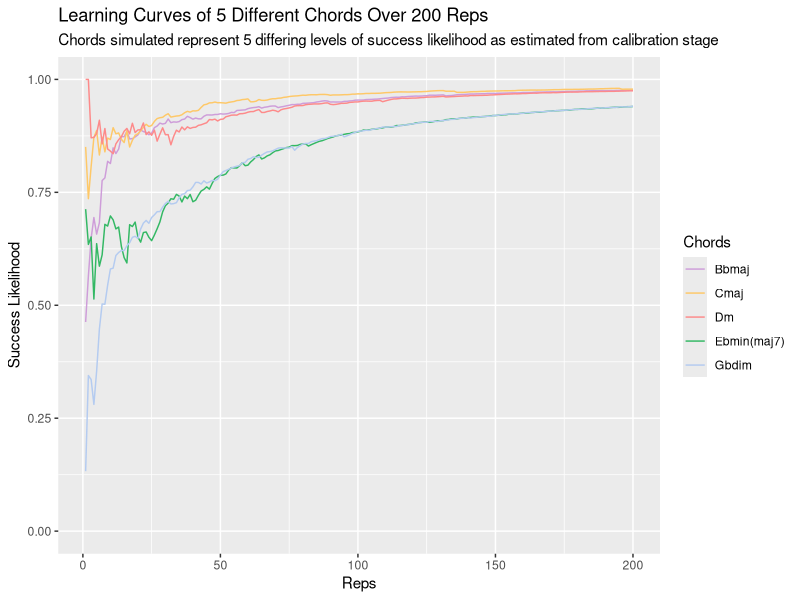

Reproduce this figure in R.
########## PART 1: Constructing the model ########################################################################################################################################################



tonics <- list("A","Bb","B","C","Db","D","Eb","E","F","Gb","G","Ab") # All tonic notes.

bases <- list("maj", "min", "dim") # Setting possible chord bases to 'maj', 'min', and 'dim'.

extensions <- list("none", "dom7", "maj7") # Setting possible chord extensions to 'none', 'dom7', and 'maj7'.



tabulate_possible_chords <- function(tonics, bases, extensions){
  
  table <- data.frame(tonic = character(0), base = character(0), ext = character(0))
  
  for (i in tonics){
    for (x in bases){
      for (y in extensions){
        table <- rbind(table, data.frame(tonic = i, base = x, ext = y))
      }
    }
  }
  table <- table[!(table$base == "dim" & table$ext %in% c("dom7", "maj7")),] # Removing the combinations of "dim" and "dom7" or "maj7", as these do not form commonly observed chords.
  return(table)
} # Creating a table of all of the possible chords, given the chord components above.

train <- tabulate_possible_chords(tonics, bases, extensions)

possible_chords <- train # For use throughout script.


for (i in 1:nrow(train)){
  train$success[i] <- sample(c(0, 1), size = 1)
} # Assigning 'success' of chord playing trial in a new column named 'success', sampling randomly from c(0,1), i.e., with p(success) = 0.5.

train <- data.frame(lapply(train, as.factor))

model <- glm(success ~ ., data = train, family = binomial) # Training logistic regression model on dataset, where chord components represent predictors of chord trial success. In this model, there should be no relationship between predictor and response variables, as 'success' was assigned randomly.

chords <- c() # Creating a table displaying each possible chord and its predicted likelihood of trial success, as estimated by logistic regression.
likelihoods <- c()

for (i in 1:nrow(possible_chords)){
  newdata <- data.frame(tonic = possible_chords[i,]$tonic, base = possible_chords[i,]$base, ext = possible_chords[i,]$ext)
  chords <- append(chords, paste(possible_chords[i,]$tonic, possible_chords[i,]$base, possible_chords[i,]$ext))
  likelihoods <- append(likelihoods, predict(model, newdata = newdata, type = "response"))
} # Returning each chord's success likelihood.

results <- data.frame(chord = chords, likelihood = likelihoods) # Naming said table 'results'.

results <- results[order(results$likelihood), ] # Sorting by ascending likelihood.



########## PART 2: Now let's train the model on just a subset of the possible chords #############################################################################################################



get_calibration_chords <- function(n){
  
  if (n < length(tonics) + length(bases) + length(extensions) | n > nrow(possible_chords)){
    stop(paste("Please enter a number between", (length(tonics) + length(bases) + length(extensions)), "and", nrow(possible_chords)))
  } else {
  }
  
  minimum_components <- data.frame(tonic = character(0), base = character(0), ext = character(0))
  additional_random_chords <- data.frame(tonic = character(0), base = character(0), ext = character(0))
  
  for (i in tonics){
    minimum_components <- rbind(minimum_components, possible_chords[possible_chords$tonic == i,][sample(nrow(possible_chords[possible_chords$tonic == i,]), 1),])
  }
  for (i in bases){
    minimum_components <- rbind(minimum_components, possible_chords[possible_chords$base == i,][sample(nrow(possible_chords[possible_chords$base == i,]), 1),])
  }
  for (i in extensions){
    minimum_components <- rbind(minimum_components, possible_chords[possible_chords$ext == i,][sample(nrow(possible_chords[possible_chords$ext == i,]), 1),])
  } 
  
  # 18 chords needed to provide minimum chord components. Note that more complex algorithm could cut this down to just 12 (number of tonics, with other components overlapped), however, in the interest of expediency, this was not done here.
  
  additional_random_chords <- rbind(additional_random_chords, possible_chords[sample(1:nrow(possible_chords), (n-18)),])
  
  return(rbind(minimum_components, additional_random_chords))
  
} # Creating function to return a subset of the possible chords for calibration, where n = the desired number of chords to test in calibration (minimum input is set at the minimum number of chords required to cover testing all chord components. Maximum input is set at the number of all possible chords). This function is more complex than simply taking a subset of the possible chords, (continued below)...
                                           # (continued)... as we need to account for the possible condition wherein a component of any subsequently tested chord was not included during calibration. This would result in the model being unable to predict an output, as it would be handling a 'new' level.

train <- get_calibration_chords(50) # Establishing training set for calibration as a subset of all possible chords.

for (i in 1:nrow(train)){
  train$success[i] <- sample(c(0, 1), size = 1)
} # Again, randomly assigning 'success' of each chord playing trial.

train <- data.frame(lapply(train, as.factor))

model <- glm(success ~ ., data = train, family = binomial) 


chords <- c() # Again, creating a table displaying each possible chord and its predicted likelihood of trial success.
likelihoods <- c()

for (i in 1:nrow(possible_chords)){
  newdata <- data.frame(tonic = possible_chords[i,]$tonic, base = possible_chords[i,]$base, ext = possible_chords[i,]$ext)
  chords <- append(chords, paste(possible_chords[i,]$tonic, possible_chords[i,]$base, possible_chords[i,]$ext))
  likelihoods <- append(likelihoods, predict(model, newdata = newdata, type = "response"))
} # Returning each chord's success likelihood.

results <- data.frame(chord = chords, likelihood = likelihoods) # Naming said table 'results'.

results <- results[order(results$likelihood), ] # Sorting by ascending likelihood.



########## PART 3: Now let's implement differential chord success likelihoods as determined additively by separate chord components ###############################################################



train <- get_calibration_chords(50) # Constructing a new calibration training set.

simulate_trials <- function(df){
  for (i in 1:nrow(df)){
    if (df[i,]$tonic %in% c("A", "B", "C", "D", "E", "F")){ ### I.e. if the tonic is a white note, success likelihood is higher.
      tonic_difficulty <- 1
    } else {
      tonic_difficulty <- 2
    }
    if (df[i,]$base == "maj"){
      base_difficulty <- 1
    } else if (df[i,]$base == "min"){
      base_difficulty <- 2
    } else if (df[i,]$base == "dim"){ # Diminished chords are generally considerably more difficult than either major or minor chords.
      base_difficulty <- 4
    }
    if (df[i,]$ext == "none"){
      ext_difficulty <- 1
    } else if (df[i,]$ext == "dom7"){
      ext_difficulty <- 3
    } else if (df[i,]$ext == "maj7"){ # Extensions generally increase chord difficulty.
      ext_difficulty <- 3
    }
    total_difficulty <- tonic_difficulty + base_difficulty + ext_difficulty # Expressing chord difficulty as the sum of their component difficulties.
    df$success[i] <- rbinom(n = 1, size = 1, prob = (1 - ((total_difficulty**2)/100))) # Sampling between success (1) or failure (0), using chord difficulty to determine success probability.
  }
  return(df)
}

train <- simulate_trials(train) # Simulating calibration stage.

train <- data.frame(lapply(train, as.factor))

(nrow(train[train$base == "maj" & train$success == 1, ]) / nrow(train[train$base == "maj", ])) * 100 # Showing as an example that in our simulation, chords built on a major triad have a much higher success rate than those built on a diminished triad.
(nrow(train[train$base == "dim" & train$success == 1, ]) / nrow(train[train$base == "dim", ])) * 100


model <- glm(success ~ ., data = train, family = binomial) ### Building model using calibration dataset.



play_15_chords <- function(){
  
  chords <- c()
  likelihoods <- c()
  
  for (i in 1:nrow(possible_chords)){
    newdata <- data.frame(tonic = possible_chords[i,]$tonic, base = possible_chords[i,]$base, ext = possible_chords[i,]$ext)
    chords <- append(chords, paste(possible_chords[i,]$tonic, possible_chords[i,]$base, possible_chords[i,]$ext))
    likelihoods <- append(likelihoods, predict(model, newdata = newdata, type = "response"))
  }
  
  results <- data.frame(chord = chords, likelihood = likelihoods)
  results <- results[order(results$likelihood), ]
  
  
  
  hardest_five <- results[1:5,] # Returning the top five chords according to difficulty (lowest estimated success likelihoods).
  random_ten <- results[sample((6:nrow(results)),10),] ### Also returning ten random chords from the possible chords. Replace kept at default of FALSE. 'Hardest five' chords excluded from sampling.
  
  output_chords <- rbind(hardest_five, random_ten)
  
  output_chords <- data.frame(output_chords[c(1,6,7,2,8,9,3,10,11,4,12,13,5,14,15),]) ### Rearranging such that the user receives one 'difficult' chord followed by two 'random' chords, and so on.
  
  
  
  output_chords_formatted <- data.frame(tonic = character(0), base = character(0), ext = character(0))
  for (i in 1:nrow(output_chords)){
    output_chords_formatted <- rbind(output_chords_formatted, data.frame(tonic = unlist(strsplit(output_chords[i,1], " "))[1], base = unlist(strsplit(output_chords[i,1], " "))[2], ext = unlist(strsplit(output_chords[i,1], " "))[3]))
  }
  
  new_train <- simulate_trials(output_chords_formatted)
  
  new_train <- data.frame(lapply(new_train, as.factor))
  
  train <- rbind(train, new_train)
  
  train <- data.frame(lapply(train, as.factor))
  
  model <- glm(success ~ ., data = train, family = binomial)
  
  train <<- train
  
  model <<- model
  
  results <<- results
  
  return(output_chords_formatted)
  
} # Function which ranks chords according to difficulty, and returns 15 suitable chords (see comments within function for detail on this). It then simulates the user's success in each chord trial, adds this to the training dataset, and ultimately, updates the model with this new dataset.

play_15_chords() # In addition to functionalities mentioned above, returns the 15 chords given to the user for each iteration, with the first chord given represented by the first row.



########## PART 4: Now let's simulate player learning #############################################################################################################################################



reps <- 200 # Setting number of reps of 15 chord sets to simulate - if resetting reps remember to run from here to reset variables assigned below.

train <- get_calibration_chords(60) # Constructing a new calibration training set.

calibration_chord_number <- nrow(train) # This will be used to ignore the chords presented during the calibration stage for the 'learning' mechanism encoded below.

simulate_trials_with_learning <- function(df){
  for (i in 1:nrow(df)){
    if (df[i,]$tonic %in% c("A", "B", "C", "D", "E", "F")){ # This part is the same as the above function without learning...
      tonic_difficulty <- 1
    } else {
      tonic_difficulty <- 2
    }
    if (df[i,]$base == "maj"){
      base_difficulty <- 1
    } else if (df[i,]$base == "min"){
      base_difficulty <- 2
    } else if (df[i,]$base == "dim"){
      base_difficulty <- 4
    }
    if (df[i,]$ext == "none"){
      ext_difficulty <- 1
    } else if (df[i,]$ext == "dom7"){
      ext_difficulty <- 3
    } else if (df[i,]$ext == "maj7"){
      ext_difficulty <- 3
    }
    total_difficulty <- tonic_difficulty + base_difficulty + ext_difficulty
    prior_appearances <- sum(train$tonic[calibration_chord_number:nrow(train)] == df[i,]$tonic & train$base[calibration_chord_number:nrow(train)] == df[i,]$base & train$ext[calibration_chord_number:nrow(train)] == df[i,]$ext) # As mentioned above, chords shown during calibration counted in prior appearances.
    learning_rate <- 0.1
    total_difficulty <- total_difficulty * exp(-learning_rate * prior_appearances) # Emulating user learning, utilizing exponential decay to decrease effective chord difficulty for every time the user has encountered it. Here we have named what would be the 'decay rate' as 'learning rate' - this can be set at different levels to simulate different rates of player learning.
    df$success[i] <- rbinom(n = 1, size = 1, prob = (1 - ((total_difficulty**2)/100)))
  }
  return(df)
} # Function to simulate trials with learning, taking into account how many times each chord has been encountered before.

train <- simulate_trials(train) # Simulating calibration stage again.

train <- data.frame(lapply(train, as.factor))

model <- glm(success ~ ., data = train, family = binomial) # Building model using calibration data.



play_15_chords_with_learning <- function(){
  chords <- c()
  likelihoods <- c()
  
  for (i in 1:nrow(possible_chords)){
    newdata <- data.frame(tonic = possible_chords[i,]$tonic, base = possible_chords[i,]$base, ext = possible_chords[i,]$ext)
    chords <- append(chords, paste(possible_chords[i,]$tonic, possible_chords[i,]$base, possible_chords[i,]$ext))
    likelihoods <- append(likelihoods, predict(model, newdata = newdata, type = "response"))
  }
  
  results <- data.frame(chord = chords, likelihood = likelihoods)
  results <- results[order(results$likelihood), ]
  
  
  
  hardest_five <- results[1:5,]
  random_ten <- results[sample((6:nrow(results)),10),] ### Replace kept at default of FALSE. 'Hardest five' chords excluded from sampling.
  
  output_chords <- rbind(hardest_five, random_ten)
  
  output_chords <- data.frame(output_chords[c(1,6,7,2,8,9,3,10,11,4,12,13,5,14,15),]) ### Rearranging such that the user receives one 'difficult' chord followed by two 'random' chords.
  
  
  
  output_chords_formatted <- data.frame(tonic = character(0), base = character(0), ext = character(0))
  for (i in 1:nrow(output_chords)){
    output_chords_formatted <- rbind(output_chords_formatted, data.frame(tonic = unlist(strsplit(output_chords[i,1], " "))[1], base = unlist(strsplit(output_chords[i,1], " "))[2], ext = unlist(strsplit(output_chords[i,1], " "))[3]))
  }
  
  new_train <- simulate_trials_with_learning(output_chords_formatted)
  
  new_train <- data.frame(lapply(new_train, as.factor))
  
  train <- rbind(train, new_train)
  
  train <- data.frame(lapply(train, as.factor))
  
  model <- glm(success ~ ., data = train, family = binomial)
  
  train <<- train
  
  results <<- results
  
  model <<- model
  
  return(output_chords_formatted)
} # Similar to earlier function, only factoring in learning in addition.



play_15_chords_with_learning() # In the following we simulate learning and plot the learning curves of the user with respect to 5 different chords - each of differing levels of success likelihood, as estimated from the calibration stage.

initial_likelihoods <- results # For comparison at the end...

hardest_chord <- results$chord[1]
hardest_chord_likelihood <- c(results$likelihood[1])

upper_quartile_chord <- results$chord[round(nrow(results)*0.25)]
upper_quartile_chord_likelihood <- c(results$likelihood[round(nrow(results)*0.25)])

moderate_chord <- results$chord[round(nrow(results)*0.5)]
moderate_chord_likelihood <- c(results$likelihood[round(nrow(results)*0.5)])

lower_quartile_chord <- results$chord[round(nrow(results)*0.75)]
lower_quartile_chord_likelihood <- c(results$likelihood[round(nrow(results)*0.75)])

easiest_chord <- results$chord[nrow(results)]
easiest_chord_likelihood <- c(results$likelihood[nrow(results)])

for (i in 1:(reps - 1)){
  play_15_chords_with_learning()
  
  hardest_chord_likelihood <- append(hardest_chord_likelihood, results[results$chord == hardest_chord,]$likelihood)
  upper_quartile_chord_likelihood <- append(upper_quartile_chord_likelihood, results[results$chord == upper_quartile_chord,]$likelihood)
  moderate_chord_likelihood <- append(moderate_chord_likelihood, results[results$chord == moderate_chord,]$likelihood)
  lower_quartile_chord_likelihood <- append(lower_quartile_chord_likelihood, results[results$chord == lower_quartile_chord,]$likelihood)
  easiest_chord_likelihood <- append(easiest_chord_likelihood, results[results$chord == easiest_chord,]$likelihood)
}

graphing_df <- data.frame(treatment = c(rep(hardest_chord, times = reps), rep(upper_quartile_chord, times = reps), rep(moderate_chord, times = reps), rep(lower_quartile_chord, times = reps), rep(easiest_chord, times = reps)),
                          response = c(hardest_chord_likelihood, upper_quartile_chord_likelihood, moderate_chord_likelihood, lower_quartile_chord_likelihood, easiest_chord_likelihood),
                          reps = rep(1:reps, times = 5)) # Gathering simulation outcome data into a dataframe for graphing below.


represent_as_chord <- function(chord){
  if (unlist(strsplit(chord, ' '))[3] == "none" & (unlist(strsplit(chord, ' '))[2] == "maj" | unlist(strsplit(chord, ' '))[2] == "dim")){
    return(paste0(unlist(strsplit(chord, ' '))[1], unlist(strsplit(chord, ' '))[2]))
  } else if (unlist(strsplit(chord, ' '))[3] == "none" & unlist(strsplit(chord, ' '))[2] == "min"){
      return(paste0(unlist(strsplit(chord, ' '))[1], "m"))
  } else if (unlist(strsplit(chord, ' '))[3] == "dom7" & unlist(strsplit(chord, ' '))[2] == "min"){
    return(paste0(unlist(strsplit(chord, ' '))[1], "m7"))
  } else if (unlist(strsplit(chord, ' '))[3] == "dom7" & unlist(strsplit(chord, ' '))[2] == "min"){
    return(paste0(unlist(strsplit(chord, ' '))[1], "m7"))
  } else if (unlist(strsplit(chord, ' '))[3] == "dom7" & unlist(strsplit(chord, ' '))[2] == "maj"){
    return(paste0(unlist(strsplit(chord, ' '))[1], "7"))
  } else if (unlist(strsplit(chord, ' '))[3] == "maj7" & unlist(strsplit(chord, ' '))[2] == "min"){
    return(paste0(unlist(strsplit(chord, ' '))[1], "min(maj7)"))
  } else if (unlist(strsplit(chord, ' '))[3] == "maj7" & unlist(strsplit(chord, ' '))[2] == "maj"){
    return(paste0(unlist(strsplit(chord, ' '))[1], "maj7"))
  } 
} # Combining all three chord components to form the conventional chord name. This is not quite so straightforward as chord nomenclature conventions are a little convoluted...

for (i in 1:nrow(graphing_df)){
  graphing_df$treatment[i] <- represent_as_chord(graphing_df$treatment[i])
}



library(ggplot2) # Plotting learning trajectory lines for 5 chords of differing initial success likelihoods.

ggplot(graphing_df, aes(x = reps, y = response, color = treatment, group = treatment)) +
  geom_line() +
  labs(x = "Reps", y = "Success Likelihood",
  title = paste("Learning Curves of 5 Different Chords Over", reps, "Reps"),
  subtitle = "Chords simulated represent 5 differing levels of success likelihood as estimated from calibration stage") +
  xlim(1, reps) + ylim(0, 1) +
  scale_color_manual(values = c("#CE9DD9", "#FEC868", "#FD8A8A", "#33B864", "#B4CBF0"), name = "Chords")



final_likelihoods <- results # Comparing initial success likelihoods of each possible chord with those after n rounds of practice.

merging <- merge(initial_likelihoods, final_likelihoods, by = "chord")

merging <- merging[order(merging$likelihood.y), ]

names(merging)[names(merging) == "likelihood.x"] <- "initial likelihood"
names(merging)[names(merging) == "likelihood.y"] <- "final likelihood"

for (i in 1:nrow(merging)){
  merging$chord[i] <- represent_as_chord(merging$chord[i])
}

initial_vs_final_likelihoods <- merging # Comparison table sorted by final success likelihood.


